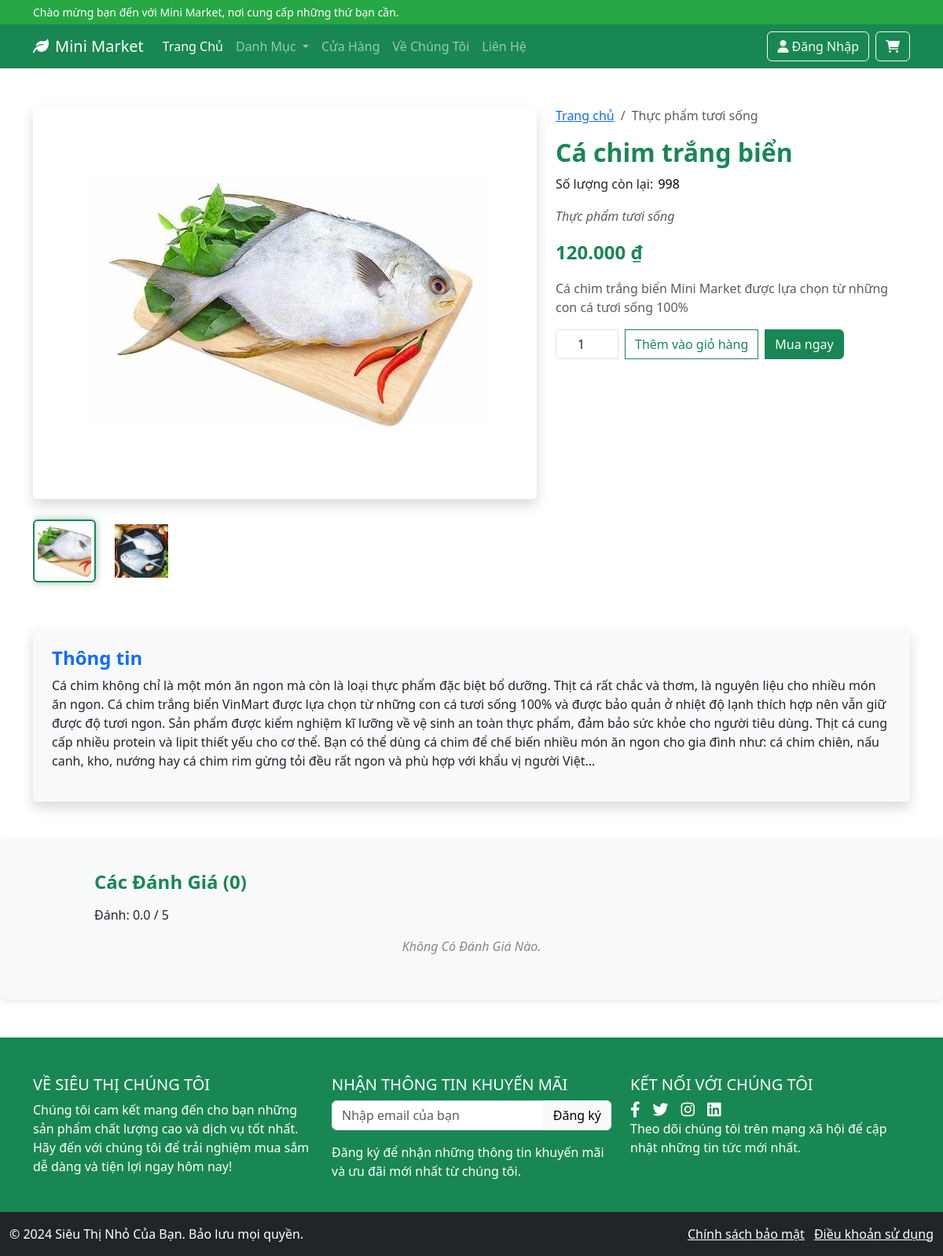
The page /pages/details.php?id=26 on the database its author committed.
### tables this page shows
CREATE TABLE `product_images` (
  `id_product_image` int(11) NOT NULL,
  `product_id` int(11) NOT NULL,
  `image_path` varchar(100) NOT NULL,
  `is_primary` tinyint(1) DEFAULT 0,
  `created_at` timestamp NOT NULL DEFAULT current_timestamp()
);

CREATE TABLE `product` (
  `id_product` int(11) NOT NULL,
  `name` varchar(100) NOT NULL,
  `shortdesc` varchar(100) DEFAULT NULL,
  `longdesc` text DEFAULT NULL,
  `price` int(11) NOT NULL,
  `quantity` int(11) DEFAULT 0,
  `category_id` int(11) DEFAULT NULL,
  `image` varchar(100) DEFAULT 'assets/uploads/default.jpg',
  `created_at` timestamp NOT NULL DEFAULT current_timestamp(),
  `deleted_at` datetime DEFAULT NULL,
  `is_active` tinyint(4) DEFAULT 1,
  `Inprice` int(11) DEFAULT NULL
);

CREATE TABLE `category` (
  `id_category` int(11) NOT NULL,
  `name` varchar(50) NOT NULL,
  `is_active` tinyint(1) DEFAULT 1,
  `image` varchar(255) DEFAULT NULL
);

### pages/details.php (the view, shortened to what this page needs)
<?php
include '../partials/header.php';
$product_id = (int) $_GET['id'] ?? 0;
$sql = "SELECT product.*, category.name AS category_name FROM product INNER JOIN category ON product.category_id = category.id_category WHERE product.id_product = :id AND product.is_active = 1";
$stmt = $pdo->prepare($sql);
$stmt->bindParam(':id', $product_id, PDO::PARAM_INT);
$stmt->execute();
$product = $stmt->fetch(PDO::FETCH_ASSOC);
$image_sql = "SELECT * FROM product_images WHERE product_id = :id ORDER BY is_primary DESC";
$image_stmt = $pdo->prepare($image_sql);
$image_stmt->bindParam(':id', $product_id, PDO::PARAM_INT);
$image_stmt->execute();
$product_images = $image_stmt->fetchAll(PDO::FETCH_ASSOC);
$review_sql = "SELECT r.rating, r.review_text, u.username, o.id_order, r.created_at FROM product_reviews r INNER JOIN user u ON r.user_username = u.username INNER JOIN orders o ON r.order_id = o.id_order WHERE r.product_id = :product_id ORDER BY r.created_at DESC";
$review_stmt = $pdo->prepare($review_sql);
$review_stmt->bindParam(':product_id', $product_id, PDO::PARAM_INT);
$review_stmt->execute();
$reviews = $review_stmt->fetchAll(PDO::FETCH_ASSOC);
$average_rating = 0;
$total_reviews = count($reviews);
?>
<link rel="stylesheet" href="<?php echo BASE_URL; ?>assets/css/details.css">
<div class="container mt-5">
    <div class="row">
        <div class="col-md-7">
            <div class="product-image-container">
                <?php if (!empty($product_images)): ?>
                    <div class="product-main-image shadow rounded overflow-hidden d-flex justify-content-center">
                        <img src="../<?= $product_images[0]['image_path']; ?>" alt="Primary Product Image"
                            class="img-fluid main-product-image" onerror="this.src='https://placehold.co/746x500'">
                    </div>
                    <?php if (count($product_images) > 1): ?>
                        <div class="product-image-gallery mt-3 d-flex justify-content-start">
                            <?php foreach ($product_images as $image): ?>
                                <div class="gallery-image-wrapper me-2">
                                    <img src="../<?= $image['image_path']; ?>" alt="Product Image"
                                        class="img-thumbnail gallery-image" data-full-image="../<?= $image['image_path']; ?> "
                                        onerror="this.src='https://placehold.co/69x64'">
                                </div>
                            <?php endforeach; ?>
                        </div>
                    <?php endif; ?>
                <?php else: ?>
                    <div class="product-image-wrapper shadow rounded overflow-hidden d-flex justify-content-center">
                        <img src="../<?= $product['image']; ?>" alt="Hình ảnh sản phẩm" class="product-img img-fluid">
                    </div>
                <?php endif; ?>
            </div>
        </div>
        <div class="col-md-5 ps-">
            <div>
                <nav aria-label="breadcrumb">
                    <ol class="breadcrumb">
                        <li class="breadcrumb-item"><a href="<?php echo BASE_URL; ?>">Trang chủ</a></li>
                        <li class="breadcrumb-item active" aria-current="page"><?= $product['category_name']; ?></li>
                    </ol>
                </nav>
            </div>
            <h2 class="product-title" style="color: rgb(25,135,84); font-weight: bold;">
                <?= $product['name']; ?>
            </h2>
            <p>
                Số lượng còn lại:
                <input type="text" value="<?= $product['quantity']; ?>" readonly
                    style="border: none; background: transparent; font-size: 16px;">
            </p>
            <p class="text-muted" style="font-style: italic;color:black">
                <?= $product['category_name']; ?>
            </p>
            <p class="price fw-bold" style="font-size: 1.5rem; color: rgb(25,135,84);">
                <?= number_format($product['price'], 0, ',', '.') . ' ₫'; ?>
            </p>
            <p class="product-description text-muted">
                <?= $product['shortdesc']; ?>
            </p>
            <div class="d-flex align-items-center mb-3">
                <form method="post" action="" id="productForm">
                    <div class="input-group mb-3">
                        <input type="number" name="quantity" class="form-control text-center" value="1" min="1"
                            style="max-width: 80px;">
                        <button type="submit" name="add_to_cart" class="btn btn-outline-success btn-signature ms-2">Thêm
                            vào giỏ hàng</button>
                        <button type="submit" name="buy_now" class="btn btn-primary ms-2"
                            style="background-color: rgb(25,135,84); border-color: rgb(25,135,84);">Mua ngay</button>
                    </div>
                </form>
            </div>
        </div>
    </div>
    <div class="product-info mt-5 p-4 bg-light rounded shadow">
        <h4 class="text-primary" style="color: rgb(25,135,84); font-weight: bold;">Thông tin</h4>
        <p><?= $product['longdesc']; ?></p>
    </div>
</div>
<div class="reviews mt-5">
    <h4>Các Đánh Giá (<?= $total_reviews; ?>)</h4>
    <p>Đánh: <?= number_format($average_rating, 1); ?> / 5</p>
    <?php if ($total_reviews > 0): ?>
        <ul class="list-unstyled">
            <?php foreach ($reviews as $review): ?>
                <li class="review-item">
                    <strong><?= htmlspecialchars($review['username']); ?></strong>
                    <div class=""><?= str_repeat('⭐', $review['rating']); ?></div>
                    <p class="mt-2"><?= htmlspecialchars($review['review_text']); ?></p>
                    <p class="mt-2 text-muted" style="font-size:15px"><?= date('d-m-Y', strtotime($review['created_at'])); ?>
                    </p>
                </li>
            <?php endforeach; ?>
        </ul>
    <?php else: ?>
        <p class="no-reviews">Không Có Đánh Giá Nào.</p>
    <?php endif; ?>
</div>
<?php include '../partials/footer.php'; ?>
</body>
</html>

### partials/header.php (shortened to what this page needs)
<?php
$host = $_ENV['DB_HOST'];
$user = $_ENV['DB_USER'];
$password = $_ENV['DB_PASSWORD'];
$dbname = $_ENV['DB_NAME'];
$sqlFile = __DIR__ . '/../controllers/';
if (!file_exists($sqlFile . 'verified.txt')) {
    echo '<script>window.location.href = "/sieuthi/controllers/initial.php";</script>';
    exit;
} else {
    try {
        $pdo = new PDO("mysql:host=$host;dbname=$dbname;charset=utf8", $user, $password);
        $pdo->setAttribute(PDO::ATTR_ERRMODE, PDO::ERRMODE_EXCEPTION);
    } catch (PDOException $e) {
        die("Error: Could not connect. " . $e->getMessage());
    }
    $total_quantity = 0;
}
?>
<!DOCTYPE html>
<html lang="vi">
<head>
    <link href="https://cdn.jsdelivr.net/npm/bootstrap@5.3.0/dist/css/bootstrap.min.css" rel="stylesheet">
    <link rel="stylesheet" href="https://cdnjs.cloudflare.com/ajax/libs/font-awesome/6.0.0/css/all.min.css">
    <link rel="stylesheet" href="https://cdnjs.cloudflare.com/ajax/libs/OwlCarousel2/2.3.4/assets/owl.carousel.min.css">
    <link rel="stylesheet"
        href="https://cdnjs.cloudflare.com/ajax/libs/OwlCarousel2/2.3.4/assets/owl.theme.default.min.css">
</head>
<body>
    <div class="top-banner">
        <div class="container text-center">
            <marquee>
                Chào mừng bạn đến với Mini Market, nơi cung cấp những thứ bạn cần.
            </marquee>
        </div>
    </div>
    <nav class="navbar navbar-expand-lg navbar-dark bg-success sticky-top">
        <div class="container">
            <a class="navbar-brand" href="<?php echo BASE_URL; ?>index.php">
                <i class="fas fa-leaf me-2"></i>Mini Market
            </a>
            <div class="collapse navbar-collapse" id="navbarNav">
                <ul class="navbar-nav me-auto">
                    <li class="nav-item">
                        <a class="nav-link active" href="<?php echo BASE_URL; ?>index.php">Trang Chủ</a>
                    </li>
                    <li class="nav-item dropdown">
                        <a class="nav-link dropdown-toggle" href="#" role="button" data-bs-toggle="dropdown">
                            Danh Mục
                        </a>
                    </li>
                    <li class="nav-item">
                        <a class="nav-link" href="<?php echo BASE_URL; ?>pages/shop.php">Cửa Hàng</a>
                    </li>
                    <li class="nav-item">
                        <a class="nav-link" href="<?php echo BASE_URL; ?>pages/aboutus.php">Về Chúng Tôi</a>
                    </li>
                    <li class="nav-item">
                        <a class="nav-link" href="<?php echo BASE_URL; ?>pages/contact.php">Liên Hệ</a>
                    </li>
                </ul>
                <div class="d-flex">
                    <?php if (isset($_SESSION['id_user'])): ?>
                        <a href="<?php echo BASE_URL; ?>pages/account.php" class="btn btn-outline-light me-2">
                            <i class="fas fa-user"></i> Xin chào <?php echo $_SESSION['username']; ?>
                        </a>
                        <a href="<?php echo BASE_URL; ?>controllers/logout.php" class="btn btn-outline-light me-2">
                            Đăng xuất
                        </a>
                        <?php if (!isAdmin($pdo, $_SESSION['id_user'])): ?>
                            <a href="<?php echo BASE_URL; ?>pages/cart.php" class="btn btn-outline-light position-relative">
                                <i class="fas fa-shopping-cart"></i>
                                <span class="position-absolute top-0 start-100 translate-middle badge rounded-pill bg-danger">
                                    <?= $total_quantity ?>
                                </span>
                            </a>
                        <?php endif; ?>
                    <?php else: ?>
                        <a href="<?php echo BASE_URL; ?>pages/auth.php" class="btn btn-outline-light me-2">
                            <i class="fas fa-user"></i> Đăng Nhập
                        </a>
                        <a href="<?php echo BASE_URL; ?>pages/auth.php" class="btn btn-outline-light position-relative">
                            <i class="fas fa-shopping-cart"></i>
                        </a>
                    <?php endif; ?>
                </div>
            </div>
        </div>
    </nav>

### partials/footer.php (shortened to what this page needs)
<footer class="text-white text-center text-md-start pt-5 mt-5" style="background:rgb(25,135,84)">
  <div class="container">
    <div class="row">
      <div class="col-md-4 mb-4">
        <h5 class="text-uppercase font-weight-bold">Về Siêu Thị Chúng Tôi</h5>
        <p>
          Chúng tôi cam kết mang đến cho bạn những sản phẩm chất lượng cao và dịch vụ tốt nhất. Hãy đến với chúng tôi để trải nghiệm mua sắm dễ dàng và tiện lợi ngay hôm nay!
        </p>
      </div>
      <div class="col-md-4 mb-4">
        <h5 class="text-uppercase font-weight-bold">Nhận thông tin khuyến mãi</h5>
          <div class="input-group mb-3">
            <input type="email" class="form-control" placeholder="Nhập email của bạn" aria-label="Recipient's email">
            <button class="btn btn-light" type="button">Đăng ký</button>
          </div>
        <p>Đăng ký để nhận những thông tin khuyến mãi và ưu đãi mới nhất từ chúng tôi.</p>
      </div>
      <div class="col-md-4 mb-4">
        <h5 class="text-uppercase font-weight-bold">Kết nối với chúng tôi</h5>
        <div class="d-flex justify-content-center justify-content-md-start">
          <a href="#" class="text-white me-3">
            <i class="fab fa-facebook-f fa-lg"></i>
          </a>
          <a href="#" class="text-white me-3">
            <i class="fab fa-twitter fa-lg"></i>
          </a>
          <a href="#" class="text-white me-3">
            <i class="fab fa-instagram fa-lg"></i>
          </a>
          <a href="#" class="text-white">
            <i class="fab fa-linkedin fa-lg"></i>
          </a>
        </div>
        <p>Theo dõi chúng tôi trên mạng xã hội để cập nhật những tin tức mới nhất.</p>
      </div>
    </div>
  </div>
  <div class="container-fluid bg-dark text-white py-3">
    <div class="row">
      <div class="col-md-6 text-center text-md-start">
        <p class="mb-0">&copy; 2024 Siêu Thị Nhỏ Của Bạn. Bảo lưu mọi quyền.</p>
      </div>
      <div class="col-md-6 text-center text-md-end">
        <a href="#" class="text-white me-2">Chính sách bảo mật</a>
        <a href="#" class="text-white">Điều khoản sử dụng</a>
      </div>
    </div>
  </div>
</footer>

### assets/css/details.css (style rules this page uses)
.price { font-size: 1.5rem; color: #ff0000; }
.product-main-image { width: 100%; height: 500px; display: flex; justify-content: center; align-items: center; overflow: hidden; }
.main-product-image { max-width: 100%; max-height: 100%; object-fit: contain; }
.product-image-gallery { display: flex; justify-content: center; gap: 10px; margin-top: 15px; overflow-x: auto; padding: 10px 0; }
.gallery-image-wrapper { width: 80px; height: 80px; flex-shrink: 0; }
.gallery-image { width: 100%; height: 100%; object-fit: cover; border: 2px solid transparent; transition: all 0.3s ease; }
.gallery-image.active { border-color: #198754; box-shadow: 0 0 10px rgba(25, 135, 84, 0.5); }
.reviews { background-color: #f8f9fa; border-radius: 8px; padding: 40px 120px; box-shadow: 0 2px 10px rgba(0, 0, 0, 0.1); margin-top: 30px; }
.reviews h4 { color: rgb(25, 135, 84); font-weight: bold; margin-bottom: 15px; }
.no-reviews { text-align: center; font-style: italic; color: #888; }

### partials/header.php (style rules this page uses)
.top-banner { background-color: #28a745; color: white; font-size: 14px; padding: 5px; display: flex; align-items: center; }
.top-banner .container { display: flex; align-items: center; }

### rows shown on the page
product_images: image_path (picture)
product_images: image_path (picture)
product: category.name "Thực phẩm tươi sống", name "Cá chim trắng biển", quantity "998", price "120.000", shortdesc "Cá chim trắng biển Mini Market được lựa chọn từ những con cá tươi sống 100%", longdesc "Cá chim không chỉ là một món ăn ngon mà còn là loại thực phẩm đặc biệt bổ dưỡng. Thịt cá rất chắc và thơm, là nguyên liệu cho nhiều món ăn ngon. Cá chim trắng biển VinMart được lựa chọn từ những con cá tươi sống 100% và được bảo quản ở nhiệt độ lạnh thích hợp nên vẫn giữ được độ tươi ngon. Sản phẩm được kiểm nghiệm kĩ lưỡng về vệ sinh an toàn thực phẩm, đảm bảo sức khỏe cho người tiêu dùng. Thịt cá cung cấp nhiều protein và lipit thiết yếu cho cơ thể. Bạn có thể dùng cá chim để chế biến nhiều món ăn ngon cho gia đình như: cá chim chiên, nấu canh, kho, nướng hay cá chim rim gừng tỏi đều rất ngon và phù hợp với khẩu vị người Việt..."

### other values the page prints
$total_reviews "0"
$average_rating "0.0"
